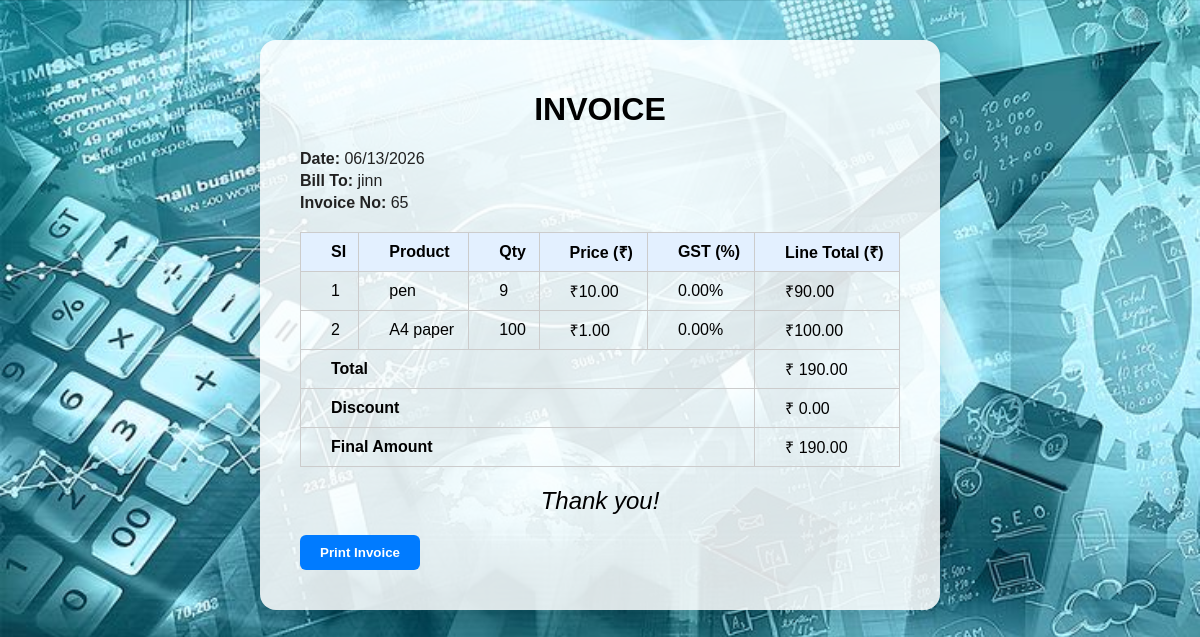
Page /invoice/65/ on the committed database.
### billing_app/models.py (models this page shows, shortened)
class Bill(models.Model):
    customer_name = models.CharField(max_length=100)
    total_amount = models.FloatField()
    discount_amount = models.FloatField()
    final_amount = models.FloatField()
    created_at = models.DateTimeField(auto_now_add=True)

class Billitem(models.Model):
    bill = models.ForeignKey(Bill, on_delete=models.CASCADE)
    product = models.ForeignKey(Product, on_delete=models.CASCADE)
    quantity = models.IntegerField()
    subtotal = models.FloatField()
    @property
    def gst_amount(self):
        return Decimal(str(self.product.gst)) * Decimal(str(self.subtotal)) / Decimal('100')
    @property
    def total_with_gst(self):
        return Decimal(str(self.subtotal)) + self.gst_amount

class Product(models.Model):
    name = models.CharField(max_length=200)
    price = models.FloatField()
    stock = models.IntegerField()
    gst = models.FloatField()

### billing_app/views.py (the view)
# urls.py: path('invoice/<int:bill_id>/', views.invoice_view, name='invoice'),
def invoice_view(request, bill_id):
    bill = django.shortcuts.get_object_or_404(Bill, id=bill_id)
    return render(request, 'invoice.html', {'bill': bill})

### billing_app/templates/invoice.html (shortened to what this page needs)
{% load static %}
<!DOCTYPE html>
<html lang="en">
<head>
    <link rel="stylesheet" href="{% static 'css/style.css' %}">
</head>
<body>
    <div class="dashboard-container invoice-box">
            <center>
                <h1>INVOICE</h1>
            </center>
        <div class="invoice-meta">
            <div><strong>Date:</strong> {{ bill.created_at|date:"SHORT_DATE_FORMAT" }}</div>
            <div><strong>Bill To:</strong> {{ bill.customer_name }}</div>
            <div><strong>Invoice No:</strong> {{ bill.id }}</div>
        </div>
        <table class="invoice-table">
            <thead>
                <tr>
                    <th>SI</th>
                    <th>Product</th>
                    <th>Qty</th>
                    <th>Price (₹)</th>
                    <th>GST (%)</th>
                    <th>Line Total (₹)</th>
                </tr>
            </thead>
            <tbody>
                {% for item in bill.billitem_set.all %}
                <tr>
                    <td>{{ forloop.counter }}</td>
                    <td>{{ item.product.name }}</td>
                    <td>{{ item.quantity }}</td>
                    <td>₹{{ item.product.price|floatformat:2 }}</td>
                    <td>{{ item.product.gst|floatformat:2 }}%</td>
                    <td>₹{{ item.total_with_gst|floatformat:2 }}</td>
                </tr>
                {% empty %}
                <tr><td colspan="6">No items</td></tr>
                {% endfor %}
            </tbody>
            <tfoot>
                <tr>
                    <td colspan="5" class="text-right"><strong>Total</strong></td>
                    <td>₹ {{ bill.total_amount|floatformat:2 }}</td>
                </tr>
                <tr>
                    <td colspan="5" class="text-right"><strong>Discount</strong></td>
                    <td>₹ {{ bill.discount_amount|floatformat:2 }}</td>
                </tr>
                <tr>
                    <td colspan="5" class="text-right"><strong>Final Amount</strong></td>
                    <td>₹ {{ bill.final_amount|floatformat:2 }}</td>
                </tr>
            </tfoot>
        </table>
        <div class="thankyou">Thank you!</div>
        <button class="print-btn" onclick="window.print()">Print Invoice</button>
     </div>
</body>
</html>

### billing_app/static/css/style.css (style rules this page uses)
.invoice-box { max-width: 420px; padding: 32px 32px 28px 32px; margin-top: 60px; }
body { background-image: url('BILL.jpeg'); background-size: cover; margin: 10px; font-family: Arial, sans-serif; }
.dashboard-container { background: rgba(255,255,255,0.85); max-width: 600px; margin: 40px auto; padding: 30px 40px 40px 40px; border-radius: 16px; box-shadow: 0 4px 24px rgba(0,0,0,0.12); }
.invoice-meta { margin-bottom: 20px; font-size: 1em; color: #222; }
.invoice-meta div { margin: 4px 0; }
.invoice-table { width: 100%; border-collapse: collapse; margin-top: 20px; }
.invoice-table th, .invoice-table td { border: 1px solid #ccc; padding: 8px 10px; text-align: left; padding-left: 30px; }
.invoice-table th { background: #e3f0ff; font-weight: bold; }
.text-right { text-align: right; }
.thankyou { font-size: 24px; font-style: italic; margin-top: 20px; text-align: center; }
.print-btn { display: inline-block; margin-top: 20px; padding: 10px 20px; background: #007bff; color: #fff; border: none; border-radius: 6px; cursor: pointer; font-weight: bold; transition: background 0.2s; }

### rows in the picture
Bill: created_at "06/13/2026", customer_name "jinn", id "65", total_amount "190.00", discount_amount "0.00", final_amount "190.00"
Billitem: product.name "pen", quantity "9", product.price "10.00", product.gst "0.00", total_with_gst "90.00"
Billitem: product.name "A4 paper", quantity "100", product.price "1.00", product.gst "0.00", total_with_gst "100.00"
